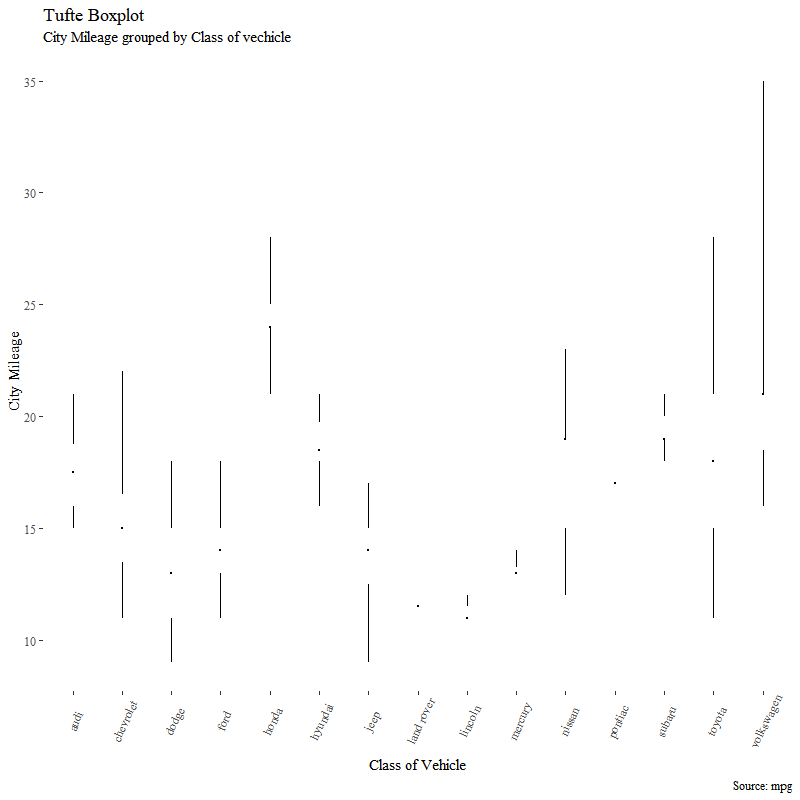

Here is the R script that generated this plot:
### TUFTE BOXPLOT ###

# Import ggthemes package
library(ggthemes)                                 

# Import ggplot2 package
library(ggplot2)                                  

# Pre-set tufte theme
theme_set(theme_tufte())                          

gg <- ggplot(data = ,                             # name the plot variable and load data set
             aes(x = ,                            # set the x variable (must be categorical)
                 y = ))                           # set the y variable (must be numerical)

gg + geom_tufteboxplot() +                        # apply the tufte boxplot
  theme(axis.text.x = element_text(angle = ,      # set the x-axis text angle
                                   vjust = )) +   # vjust shifts the x-axis text vertically
  labs(title = "",                                # type in the plot title
       subtitle = "",                             # type in the plot subtitle
       x = "",                                    # type in the x-axis title
       y = "")                                    # type in the y-axis title

# EXAMPLE

library(ggthemes)
library(ggplot2)
theme_set(theme_tufte())

gg <- ggplot(data = mpg,
             aes(x = manufacturer,
                 y = cty))

gg + geom_tufteboxplot() +
  theme(axis.text.x = element_text(angle = 65,
                                    vjust = 0.6)) +
  labs(title = "Tufte Boxplot",
       subtitle = "City Mileage grouped by Class of vechicle",
       caption = "Source: mpg",
       x = "Class of Vehicle",
       y = "City Mileage")
